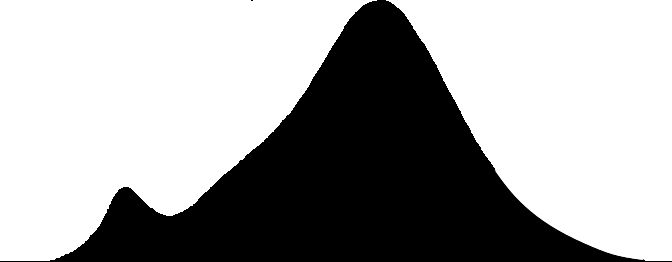
%> input picture img/spds/Cree_A19_2700K.PNG, 672 x 262 px; its folder holds only this picture in this run
$ octave multiImRead.m   (GNU Octave 9; MATLAB toolbox functions it lacks are replaced by stand-ins)
%> lines starting %> are read from the running program, lines starting %| are printed output that depends on the picture; in (x1, y1, x2, y2) boxes, pixels count from 0 and x2, y2 are one past the last pixel; in counts of white or black regions, pixels touching at a corner belong together; the program's own positions count from 1
imagefiles = dir('*.PNG');
nfiles = length(imagefiles);    % Number of files found
for ii=1:nfiles
   fn = imagefiles(ii).name;
   spd = imread(fn);
%> spd is the input picture: size 262x672x3 uint8; min 0, max 255, mean 165.4
   spd = spd(:,:,1);
%> spd: size 262x672 uint8
   spd = spd < 1;
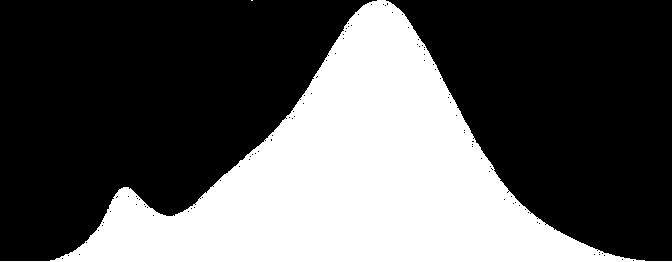
%> spd: size 262x672 logical; 35% white; 2 white regions (1 under 20 px), largest, box (x1, y1, x2, y2) and area: (0, 0, 672, 262) 61653
   spd = sum(spd);
%> spd = 672 values, max 262 at index 378, min 1 at index 1, mean 91.75
   spd = resample(spd, 81, length(spd));
%> spd = 81 values, max 261.8 at index 47, min 0.546 at index 1, mean 91.74
   spd = spd.*(1/max(spd));
%> spd = 81 values, max 1 at index 47, min 0.00208 at index 1, mean 0.35
   eval(strcat([fn(1:length(fn)-4), '=spd;']));
end
clear 'imagefiles' 'ii' 'nfiles' 'fn' 'spd'
